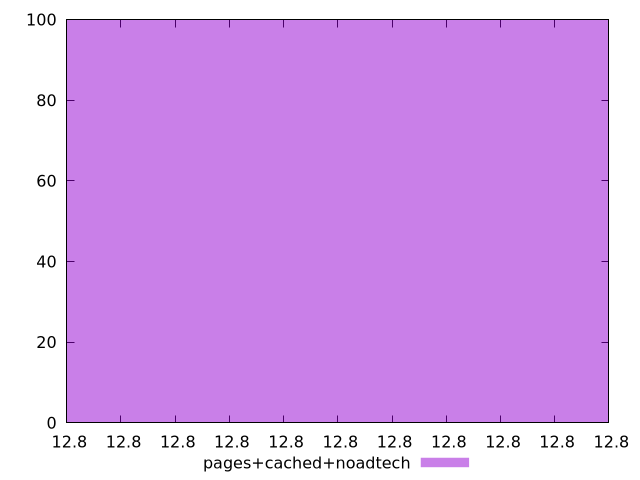

This chart was generated by the following gnuplot code:
$_pagesCachedNoadtech <<EOF
12.80000000000001 100
EOF
set key outside below
set terminal pngcairo
set output "report_00005_2020-11-02T22-26-11.212Z/estimated-input-latency/pages+cached+noadtech//raw_hist.png"
set yrange [0:100]
set boxwidth 1.7983939046234355e-14
set style fill transparent solid 0.5 noborder
plot $_pagesCachedNoadtech title "pages+cached+noadtech" with boxes ,
